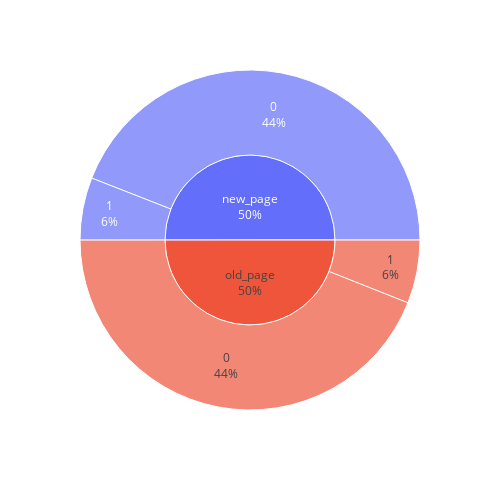

Here is the notebook cell this chart was saved with:
### Code cell
import plotly.express as px

def percentages(cols, data = df2,size=(500,500)): # a function plots the precentages of some columns to others.
    grouped = data[cols].groupby(cols).size().sort_values(ascending = False).reset_index().rename(columns={0:'percentage'})
    list_of_groups = []
    for col in cols[:-1]:
        for unique in data[col].unique():
            list_of_groups.append(grouped[grouped[col] == unique])
    grouped_t_c = pd.concat(list_of_groups)
    
    fig = px.sunburst(grouped_t_c, path=cols, values = 'percentage')
    
    fig.update_traces(textinfo='label+percent entry')
    fig.update_layout(autosize=False, width=size[0], height=size[1])
    fig.show()

percentages(['landing_page','converted']) # it's an interactive chart that you can click on and see the probabilities from one to another

### Figure 1 — Plotly figure (JSON) as saved in the notebook; plotly's stock layout.template omitted (floating-point values rounded to 4 significant figures)
{"data": [{"branchvalues": "total", "domain": {"x": [0, 1], "y": [0, 1]}, "hovertemplate": "labels=%{label}<br>percentage=%{value}<br>parent=%{parent}<br>id=%{id}<extra></extra>", "ids": ["new_page/0", "old_page/0", "new_page/1", "old_page/1", "new_page", "old_page"], "labels": ["0", "0", "1", "1", "new_page", "old_page"], "name": "", "parents": ["new_page", "old_page", "new_page", "old_page", "", ""], "textinfo": "label+percent entry", "type": "sunburst", "values": [128046, 127785, 17264, 17489, 145310, 145274]}], "layout": {"autosize": false, "height": 500, "legend": {"tracegroupgap": 0}, "margin": {"t": 60}, "width": 500}}
